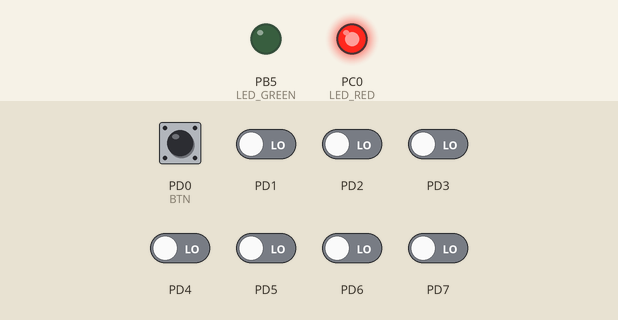
Bench run of a program on a simulated ATmega328P, built with avr-gcc and emulated at 16 MHz. Parts: output pins drawn as LEDs (lit = HIGH). The test bench sets the inputs (shaded band); at power-on: PD0 (BTN) HIGH, PD1–7 LOW.

Above: at 2.3 s.
2.4 s: PD0 (BTN) pulled LOW for 0.65 s
At 2.9 s:
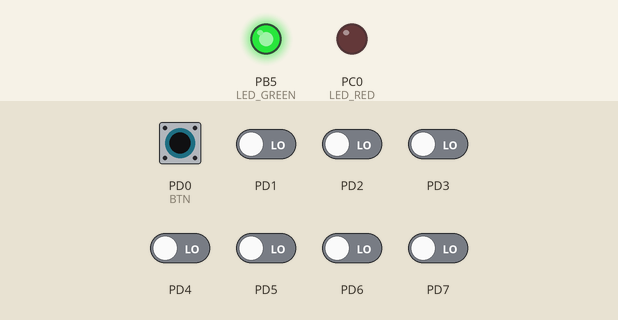
Timing chart, 0 to 5.4 s (numbered marks = the images above; inputs shaded):
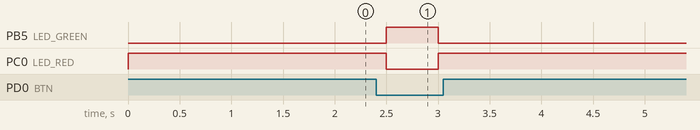

Measured:
- after the input at 2.4 s, PB5 (LED_GREEN): LOW → HIGH after 0.10 s, → LOW 0.50 s later; PC0 (LED_RED): HIGH → LOW after 0.10 s, → HIGH 0.50 s later

The program:

main.c
```c
// (licence header left out)
/* Defines -----------------------------------------------------------*/
#define LED_GREEN   PB5     // AVR pin where green LED is connected
#define LED_RED     PC0
#define BTN			PD0
#define BLINK_DELAY 500
#ifndef F_CPU
#define F_CPU 16000000      // CPU frequency in Hz required for delay
#endif

/* Includes ----------------------------------------------------------*/
#include <util/delay.h>     // Functions for busy-wait delay loops
#include <avr/io.h>         // AVR device-specific IO definitions
#include "gpio.h"           // GPIO library for AVR-GCC

/* Function definitions ----------------------------------------------*/
/**
 * Main function where the program execution begins. Toggle two LEDs
 * when a push button is pressed. Functions from user-defined GPIO
 * library is used instead of low-level logic operations.
 */
int main(void)
{
    /* GREEN LED */
    GPIO_config_output(&DDRB, LED_GREEN);
    GPIO_write_low(&PORTB, LED_GREEN);

    /* second LED */
    GPIO_config_output(&DDRC, LED_RED);
	GPIO_write_high(&PORTC,LED_RED);

    /* push button */
	GPIO_config_input_pullup(&DDRD, BTN);


    // Infinite loop
    while (1)
    {
        // Pause several milliseconds
        _delay_ms(BLINK_DELAY);

		if (!GPIO_read(&PIND,BTN))
		{
				GPIO_toggle(&PORTB, LED_GREEN);
				GPIO_toggle(&PORTC, LED_RED);
		}


    }

    // Will never reach this
    return 0;
}
```

gpio.c
```c
// (licence header left out)
/* Includes ----------------------------------------------------------*/
#include "gpio.h"

/* Function definitions ----------------------------------------------*/
void GPIO_config_output(volatile uint8_t *reg_name, uint8_t pin_num)
{
    *reg_name = *reg_name | (1<<pin_num);
}

/*--------------------------------------------------------------------*/
/* GPIO_config_input_nopull */
void GPIO_config_input_nopull(volatile uint8_t *reg_name, uint8_t pin_num)
{
	*reg_name = *reg_name & ~(1<<pin_num);		// Data Direction Register
	*reg_name++;								// Change pointer to Data Register
	*reg_name = *reg_name  & ~(1<<pin_num);		// Data Register
}

/*--------------------------------------------------------------------*/
void GPIO_config_input_pullup(volatile uint8_t *reg_name, uint8_t pin_num)
{
    *reg_name = *reg_name & ~(1<<pin_num);  // Data Direction Register
    *reg_name++;                    // Change pointer to Data Register
    *reg_name = *reg_name | (1<<pin_num);   // Data Register
}

/*--------------------------------------------------------------------*/
void GPIO_write_low(volatile uint8_t *reg_name, uint8_t pin_num)
{
    *reg_name = *reg_name & ~(1<<pin_num);
}

/*--------------------------------------------------------------------*/
/* GPIO_write_high */
void GPIO_write_high(volatile uint8_t *reg_name, uint8_t pin_num)
{
	*reg_name = *reg_name | (1<<pin_num);
}
/*--------------------------------------------------------------------*/
/* GPIO_toggle */
void GPIO_toggle(volatile uint8_t *reg_name, uint8_t pin_num)
{
	*reg_name = *reg_name ^ (1<<pin_num);
}
/*--------------------------------------------------------------------*/
/* GPIO_read */
uint8_t GPIO_read(volatile uint8_t *reg_name, uint8_t pin_num)
{
	if(bit_is_clear(*reg_name, pin_num))
	{
		return 0;
	}
	else
	{
		return 1;
	}
}
```

gpio.h
```c
#ifndef GPIO_H
#define GPIO_H

/***********************************************************************
 *
 * GPIO library for AVR-GCC.
 * ATmega328P (Arduino Uno), 16 MHz, AVR 8-bit Toolchain 3.6.2
 *
 * Copyright (c) 2019-2020 Tomas Fryza
 * Dept. of Radio Electronics, Brno University of Technology, Czechia
 * This work is licensed under the terms of the MIT license.
 *
 **********************************************************************/

/**
 * @file  gpio.h
 * @brief GPIO library for AVR-GCC.
 *
 * @details
 * The library contains functions for controlling AVRs' gpio pin(s).
 *
 * @note
 * Based on AVR Libc Reference Manual. Tested on ATmega328P (Arduino Uno),
 * 16 MHz, AVR 8-bit Toolchain 3.6.2.
 *
 * @copyright (c) 2019-2020 Tomas Fryza
 * Dept. of Radio Electronics, Brno University of Technology, Czechia
 * This work is licensed under the terms of the MIT license.
 */

/* Includes ----------------------------------------------------------*/
#include <avr/io.h>

/* Function prototypes -----------------------------------------------*/
/**
 * @brief Configure one output pin in Data Direction Register.
 * @param reg_name - Address of Data Direction Register, such as &DDRA,
 *                   &DDRB, ...
 * @param pin_num - Pin designation in the interval 0 to 7
 */
void GPIO_config_output(volatile uint8_t *reg_name, uint8_t pin_num);

/* GPIO_config_input_nopull */
void GPIO_config_input_nopull(volatile uint8_t *reg_name, uint8_t pin_num);

void GPIO_config_input_pullup(volatile uint8_t *reg_name, uint8_t pin_num);

void GPIO_write_low(volatile uint8_t *reg_name, uint8_t pin_num);

/* GPIO_write_high */

void GPIO_write_high(volatile uint8_t *reg_name, uint8_t pin_num);

/* GPIO_toggle */

void GPIO_toggle(volatile uint8_t *reg_name, uint8_t pin_num);

uint8_t GPIO_read(volatile uint8_t *reg_name, uint8_t pin_num);

#endif
```
